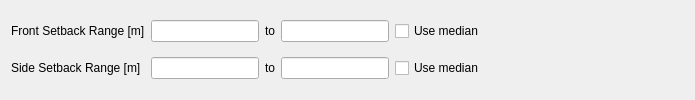
                 <widget class="QWidget" name="widget_4" native="true">
                  <property name="minimumSize">
                   <size>
                    <width>0</width>
                    <height>0</height>
                   </size>
                  </property>
                  <layout class="QGridLayout" name="gridLayout_4">
                   <item row="0" column="5">
                    <spacer name="horizontalSpacer_9">
                     <property name="orientation">
                      <enum>Qt::Horizontal</enum>
                     </property>
                     <property name="sizeHint" stdset="0">
                      <size>
                       <width>200</width>
                       <height>20</height>
                      </size>
                     </property>
                    </spacer>
                   </item>
                   <item row="0" column="1">
                    <widget class="QLineEdit" name="setback_f_min_box">
                     <property name="sizePolicy">
                      <sizepolicy hsizetype="Preferred" vsizetype="Preferred">
                       <horstretch>0</horstretch>
                       <verstretch>0</verstretch>
                      </sizepolicy>
                     </property>
                     <property name="minimumSize">
                      <size>
                       <width>0</width>
                       <height>0</height>
                      </size>
                     </property>
                     <property name="text">
                      <string/>
                     </property>
                    </widget>
                   </item>
                   <item row="0" column="0">
                    <widget class="QLabel" name="setback_f_lbl">
                     <property name="text">
                      <string>Front Setback Range [m]</string>
                     </property>
                    </widget>
                   </item>
                   <item row="0" column="3">
                    <widget class="QLineEdit" name="setback_f_max_box">
                     <property name="sizePolicy">
                      <sizepolicy hsizetype="Preferred" vsizetype="Preferred">
                       <horstretch>0</horstretch>
                       <verstretch>0</verstretch>
                      </sizepolicy>
                     </property>
                     <property name="text">
                      <string/>
                     </property>
                    </widget>
                   </item>
                   <item row="0" column="2">
                    <widget class="QLabel" name="setback_f_to">
                     <property name="text">
                      <string>to</string>
                     </property>
                    </widget>
                   </item>
                   <item row="0" column="4">
                    <widget class="QCheckBox" name="fsetbackmed_check">
                     <property name="text">
                      <string>Use median</string>
                     </property>
                    </widget>
                   </item>
                   <item row="1" column="0">
                    <widget class="QLabel" name="setback_s_lbl">
                     <property name="text">
                      <string>Side Setback Range [m]</string>
                     </property>
                    </widget>
                   </item>
                   <item row="1" column="1">
                    <widget class="QLineEdit" name="setback_s_min_box">
                     <property name="text">
                      <string/>
                     </property>
                    </widget>
                   </item>
                   <item row="1" column="2">
                    <widget class="QLabel" name="setback_s_to">
                     <property name="text">
                      <string>to</string>
                     </property>
                    </widget>
                   </item>
                   <item row="1" column="3">
                    <widget class="QLineEdit" name="setback_s_max_box">
                     <property name="text">
                      <string/>
                     </property>
                    </widget>
                   </item>
                   <item row="1" column="4">
                    <widget class="QCheckBox" name="ssetbackmed_check">
                     <property name="text">
                      <string>Use median</string>
                     </property>
                    </widget>
                   </item>
                   <item row="1" column="5">
                    <spacer name="horizontalSpacer_10">
                     <property name="orientation">
                      <enum>Qt::Horizontal</enum>
                     </property>
                     <property name="sizeHint" stdset="0">
                      <size>
                       <width>200</width>
                       <height>20</height>
                      </size>
                     </property>
                    </spacer>
                   </item>
                  </layout>
                 </widget>
